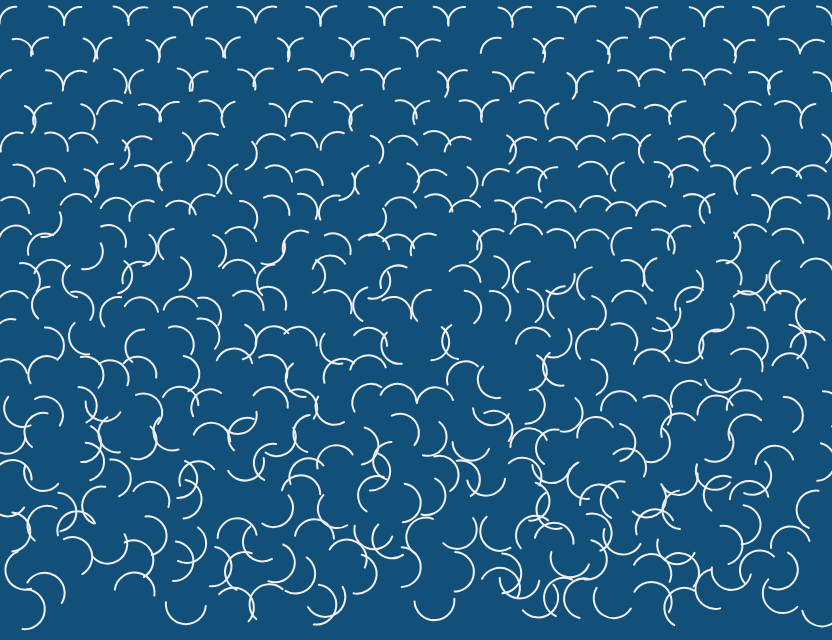
Frame 1 (no input)
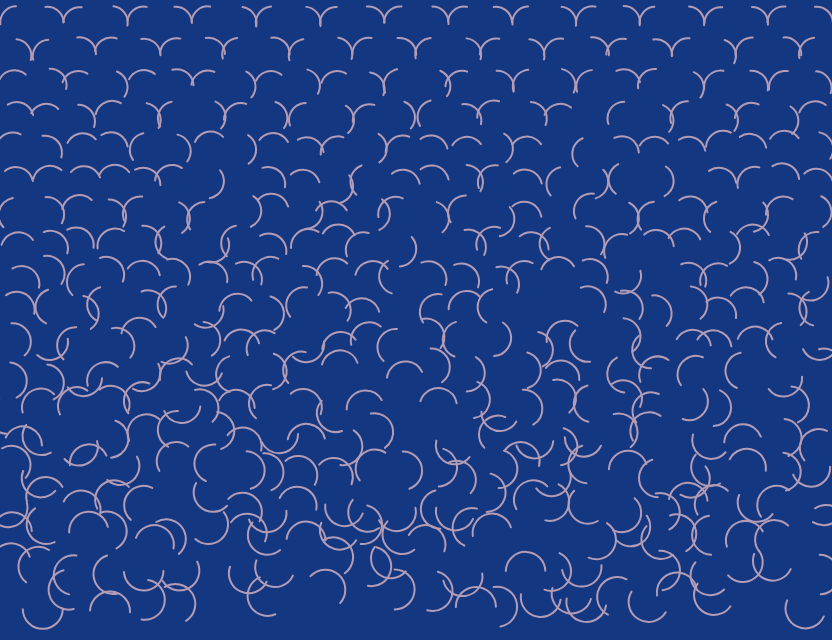
Frame 2 (the mouse pressed at the canvas centre, redrawn once)

The p5.js sketch that drew these frames (run headless with seeded random() and noise() and a simulated clock; the mouse was pressed at the canvas centre and the sketch redrawn once):

// p5.js sketch
// ── sketch.js
// declare or initializing variables
let tileSize = 32; // size for each tile
let dScale = 1; // scale factor for the arc diameter
let isDragging = false; // boolean for mouse drag
let isPressed = false; // boolean for mouse press
let colorA, colorB , direction; // arc stroke color 
let colorController; // control arc stroke color dynamically
let bgColorControllerR; // controls background color R value
let bgColorControllerG; // controls background color G value
let bgColorControllerB; // controls background color B value

function setup() {
  createCanvas(832, 640);
  noLoop(); // prevent redrawing all time
  colorMode(RGB); // initialize color mode to RGB
  colorA = color("#66ccff"); // set up first color for arc stroke
  colorB = color("#ff6b6b"); // set up second color for arc stroke
  noFill(); // only want stroke 
  strokeWeight(2); // set to a thin stroke
}

function draw() {

  // setting background color dynamically based on user mouseX and mouseY input when user is dragging or pressing mouse
  if (isDragging == true || isPressed == true){
    // here I used constrain function because I found out that map function sometimes can exceed the limit when mouse goes out of the canvas. So I find a function on P5.JS to make sure none of the values will exceed the bond created in map().
    // these variables below will respond to users mouse input to dynamically change values to generate different colors when used together in background().
    bgColorControllerR = constrain(map(mouseX, 0, width, 0, 40), 0, 40); // constrain mapped value so that R value stays within bound | https://p5js.org/examples/calculating-values-constrain/
    bgColorControllerG = constrain(map(mouseY, 0, height, 30, 80), 30, 80);
    bgColorControllerB = constrain(map(mouseY, 0, height, 100, 160), 100, 160);
    background(bgColorControllerR, bgColorControllerG, bgColorControllerB);
  } else {
    // return to default background color after releasing
    background("#125079ff");
  }

  // initializing number of columns and rows
  // here I decided to use ceil function is because I wanted an integer to use in the nested for loop
  let cols = ceil(width / tileSize); // divide the canvas width by each desired tile size to get the resulting column amount. use ceil function to always round up to an integer | https://p5js.org/reference/p5/ceil/
  let rows = ceil(height / tileSize); // same logic applies

  // create repeating pattern across whole canvas but with increasingly chaotic pattern along Y axis
  // this first for loop creates patterns across Y-axis
  for (let j = 0; j < rows; j++) {

    // chaos goes 0 to 1 from top row to bottom row
    let t = map(j, 0, rows - 1, 0, 1); // this is the variable I created for manupulating chaos strength based on row numbers
    
    // this second for loop creates patterns across X-axis
    for (let i = 0; i < cols; i++) {
      // define base position (center) for each tile
      let centerX = i * tileSize + tileSize * 0.5; // space tiles out evenly by a tile size each time with a tile radius offset
      let centerY = j * tileSize + tileSize * 0.5; // same logic applies

      // here I created three variables to manipulate how chaotic I want my pattern to be. I used t in each variable to make sure each of these variables is related to the chaos factor
      // since t increases along Y-axis, my pattern will be much more chaotic in transformations down the bottom
      let jitter = t * tileSize * 0.4; // create jitter effect by shifting position with t
      let rot    = t * random(-PI, PI); // random rotation grows with t between -PI and PI | https://p5js.org/reference/p5/random/
      let span   = map(t, 0, 1, 0, PI / 2); // arc lengthens with t

      // this if statement is used to skip random tiles across the canvas but more near the bottom to create a more chaotic feeling
      // because t increases at rows increase, there will be a lower chance for the random number between 0 and 1 to exceed t * 0.15, so some tiles near the bottom won't be drawn since the functions won't be executed
      if (random() > t * 0.15) { // random() range between 0 and 1

        push(); // add transformations separately for each tile

        // this if statement is used to change color dynamically for each arc when user drag or press mouse
        if (isDragging == true || isPressed == true){
          // I wanted to add some more diversity so I added this conditional statement by check for odd and even tiles using the remainder opertation. I learned this operation in my first year computer science class and it's a common way to find out the odd and even numbers
          // If the number can be divided by 2, then it has to be even, and vice versa | https://developer.mozilla.org/en-US/docs/Web/JavaScript/Reference/Operators/Remainder
          if ((i + j) % 2 == 0) {
            colorController = map(mouseX, 0, width, 0, 1, true); // even tiles go from 0 to 1
          } else {
            colorController = map(mouseX, 0, width, 1, 0, true); // odd tiles go from 1 to 0
          }
          // at this point I wanted to do some gradual change for the arc color responding to user mouse input, so I researched a bit and decided to try using lerpColor function that I found on P5.JS and gave it a try
          // lerpColor takes in two solid colors and lerp linearly from one to another based on the alpha that is the third parameter. When color controller (alpha) is 0, the color will be A. When alpha is 1, the color will be B.
          // lerpColor work both ways and interpolate the colors between colorA and colorB
          let dynamicColor = lerpColor(colorA, colorB, colorController); // lerp color in opposite for the closest two arcs by alpha (colorController) | https://p5js.org/reference/p5/lerpColor/
          stroke(dynamicColor); 
        } else {
          // reset to default arc stroke color when release
          stroke(240);
        } 

        // translate each tile for even spacing and jitter randomness 
        translate(centerX + random(-jitter, jitter), centerY + random(-jitter, jitter) - 25);

        // here I chose an alternative approach from drawing two opposite arcs for each draw run. I drew all of the arcs all at the same direction but will change the orientation for every other tile
        // alternate orientation for tiles
        let additiveRot;
        // here I still use the remainder operator to check for even and odd tiles
        if ((i + j) % 2 == 0) {
          additiveRot = 0; // even tiles remain the same base rotation
        } else {
          additiveRot = radians(270); // odd tiles rotate 270 degrees so every two nearby arcs will back facing each other
        }

        rotate(additiveRot + rot); // compute additional rotation added to the base rotation

        // adjust arc diameter a bit based on t and user mouseX input
        d = tileSize * map(t, 0, 1, 1.0, 1.25) * dScale;

        // draw arc at the origin with the size of d and span between -90 degrees and 0 to 90 degrees
        arc(0, 0, d, d, radians(-90), span);

        pop();
      }   
    }
  }
}

//I decided to use mousePressed function to let the users interact with the canvas
// execute when moues pressed | https://p5js.org/reference/p5/mousePressed/
function mousePressed() {
  // loop to constantly redraw to show simulated chaos 
  loop();
  // dynamically change arc diameter scale factor based on user mouseX input and restrict between 0.75 and 1.25
  // here again, I used the constrain function to avoid values exceeding 0.75 and 1.25 when user mouse is outside of the canvas
  dScale = constrain(map(mouseX, 0, width, 0.75, 1.25), 0.75, 1.25);
  isPressed = true;
}

// I chose to use mouseDragged function is because I wanted the user experience to be smoother by allower user sliding their mouse across the canvas and triggering dynamic change in arcs (animation)
// execute when mouse dragged | https://p5js.org/reference/p5/mouseDragged/
function mouseDragged() {
  // dynamically change arc diameter scale factor based on user mouseX input and restrict between 0.75 and 1.25
  dScale = constrain(map(mouseX, 0, width, 0.75, 1.25), 0.75, 1.25);
  isDragging = true;
}

// I chose to use mouseReleased function is because I wanted my canvas to return to default when users stop interacting with canvas. This way encourages users to interact with the canvas to explore animated pattern
// execute when mouse released | https://p5js.org/reference/p5/mouseReleased/
function mouseReleased() {
  // stop looping and reset to default
  noLoop();
  tileSize = 32; // reset tile size to default 32
  dScale = 1; // reset arc diameter scale factor to default 1
  isDragging = false; // reset isDragging to default false
  isPressed = false; // reset isPressed to default false
}
